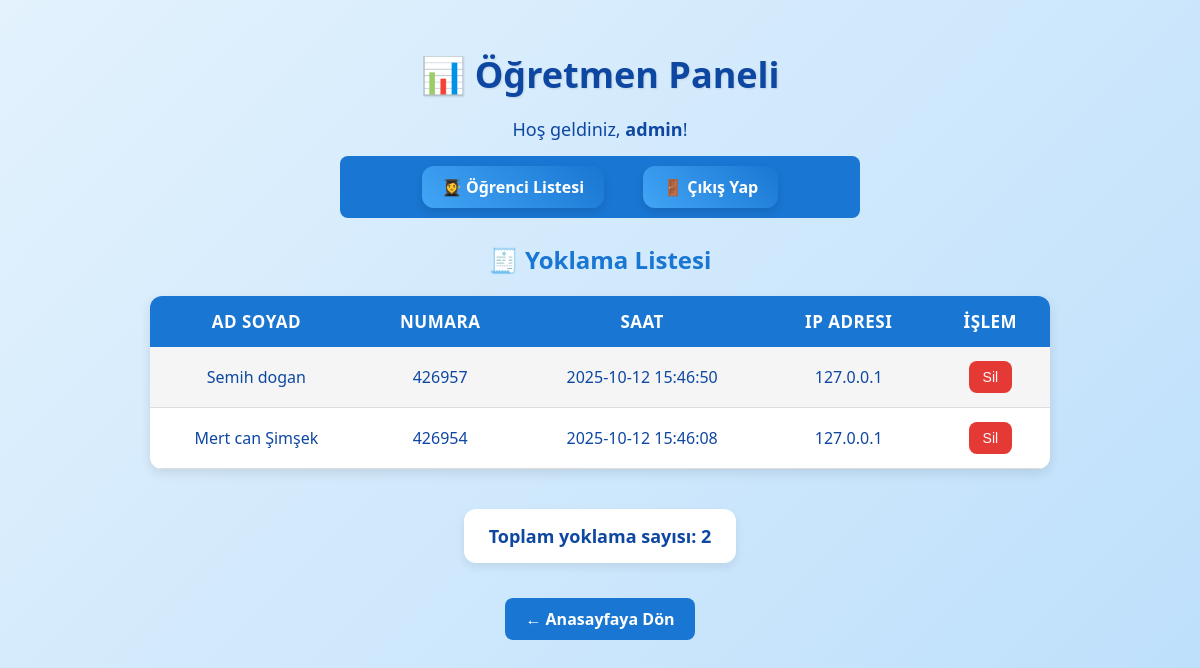
Before: /dashboard (signed in) with the older database file.
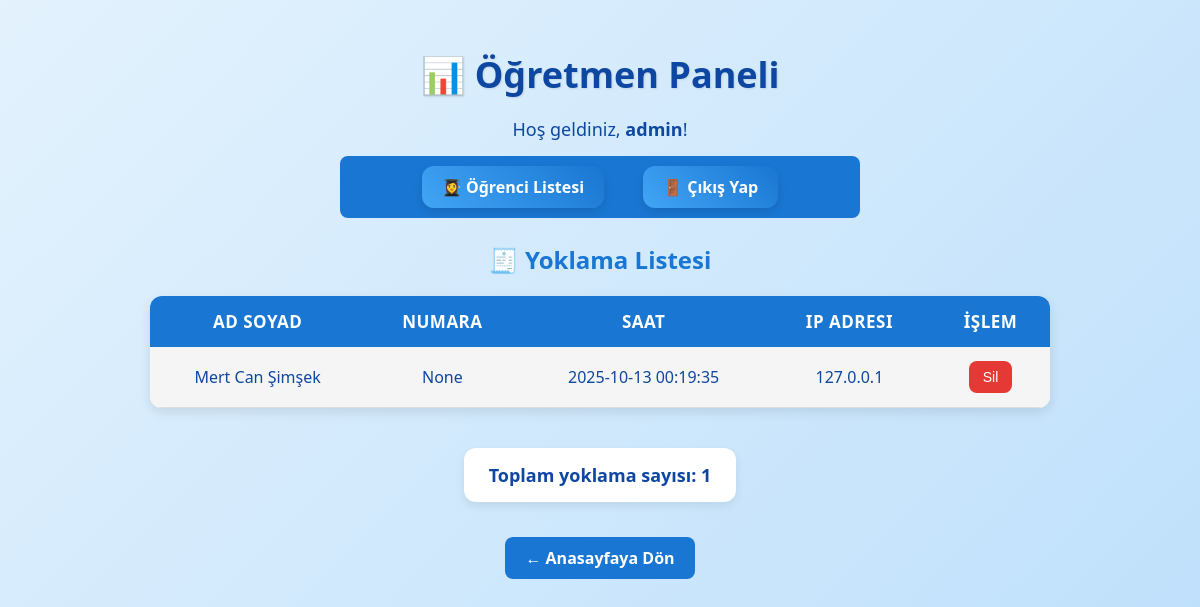
After: the same page with the newer database file.
### tables this page shows
CREATE TABLE attendance (
            id INTEGER PRIMARY KEY AUTOINCREMENT,
            student_id INTEGER,
            student_name TEXT NOT NULL,
            timestamp DATETIME DEFAULT CURRENT_TIMESTAMP, ip_address TEXT,
            FOREIGN KEY(student_id) REFERENCES students(id)
        );

CREATE TABLE students (
            id INTEGER PRIMARY KEY AUTOINCREMENT,
            student_number TEXT UNIQUE NOT NULL,
            name TEXT,
            password_hash TEXT NOT NULL
        );

### app.py (the view)
@app.route('/dashboard')
@teacher_required
def dashboard():
    conn = get_db()
    rows = conn.execute("""
        SELECT a.id, a.student_name, s.student_number, a.timestamp, a.ip_address
        FROM attendance a
        LEFT JOIN students s ON a.student_id = s.id
        ORDER BY a.timestamp DESC
    """).fetchall()
    adjusted_rows = []
    for row in rows:
        utc_time = datetime.strptime(row['timestamp'], "%Y-%m-%d %H:%M:%S")
        local_time = utc_time + timedelta(hours=3)
        row_dict = dict(row)
        row_dict['timestamp'] = local_time.strftime("%Y-%m-%d %H:%M:%S")
        adjusted_rows.append(row_dict)
    total = len(adjusted_rows)
    conn.close()
    return render_template('dashboard.html', attendances=adjusted_rows, total=total)

### app.py (called while the page is built)
def get_db():
    conn = sqlite3.connect(DB_PATH)
    conn.row_factory = sqlite3.Row
    return conn

def teacher_required(f):
    @wraps(f)
    def decorated(*args, **kwargs):
        if 'teacher' not in session:
            return redirect(url_for('teacher_login'))
        return f(*args, **kwargs)
    return decorated

### templates/dashboard.html (shortened to what this page needs)
<!DOCTYPE html>
<html>
<head>
  <link rel="stylesheet" href="{{ url_for('static', filename='dashboard.css') }}">
</head>
<body>
  <h1>📊 Öğretmen Paneli</h1>
  <p class="welcome">Hoş geldiniz, <strong>admin</strong>!</p>
  <nav>
    <a href="{{ url_for('kullanicilar') }}">👩‍🎓 Öğrenci Listesi</a>
    <a href="{{ url_for('logout') }}">🚪 Çıkış Yap</a>
  </nav>
  <h2>🧾 Yoklama Listesi</h2>
  <table>
    <tr>
        <th>Ad Soyad</th>
        <th>Numara</th>
        <th>Saat</th>
        <th>IP Adresi</th>
        <th>İşlem</th>
    </tr>
    {% for y in attendances %}
    <tr>
        <td>{{ y['student_name'] }}</td>
        <td>{{ y['student_number'] }}</td>
        <td>{{ y['timestamp'] }}</td>
        <td>{{ y['ip_address'] or '—' }}</td>
        <td>
            <form method="POST" action="{{ url_for('delete_attendance', id=y['id']) }}">
                <button type="submit" class="delete-btn">Sil</button>
            </form>
        </td>
    </tr>
    {% endfor %}
  </table>
  <p class="total">Toplam yoklama sayısı: {{ total }}</p>
  <br>
  <a href="{{ url_for('index') }}" class="logout-btn" style="background:#1976d2;">← Anasayfaya Dön</a>
</body>
</html>

### static/dashboard.css (style rules this page uses)
body { font-family: "Segoe UI", Tahoma, Geneva, Verdana, sans-serif; background: linear-gradient(135deg, #e3f2fd, #bbdefb); margin: 0; padding: 20px; text-align: center; min-height: 100vh; color: #0d47a1; }
h1 { color: #0d47a1; font-size: 36px; font-weight: 700; margin: 30px 0 15px; text-shadow: 1px 1px 2px rgba(0,0,0,0.1); }
h2 { font-size: 24px; margin: 25px 0 15px; color: #1976d2; }
.welcome { font-size: 18px; margin-bottom: 15px; }
table { width: 80%; max-width: 900px; margin: 20px auto; border-collapse: collapse; background: white; border-radius: 12px; box-shadow: 0 4px 12px rgba(0,0,0,0.1); overflow: hidden; font-size: 16px; }
th { background: #1976d2; color: white; padding: 14px 18px; font-size: 17px; text-transform: uppercase; letter-spacing: 0.5px; }
td { padding: 14px 18px; border-bottom: 1px solid #ddd; }
tr:nth-child(even) { background: #f5f5f5; }
.delete-btn { background: #e53935; color: white; border: none; border-radius: 8px; padding: 8px 14px; font-size: 14px; cursor: pointer; transition: 0.3s; }
.total { margin: 20px auto; background: white; padding: 15px 25px; border-radius: 12px; box-shadow: 0 4px 10px rgba(0,0,0,0.08); font-weight: bold; font-size: 18px; color: #0d47a1; display: inline-block; }
.logout-btn { background: #c62828; color: white; padding: 10px 20px; border-radius: 8px; text-decoration: none; transition: 0.3s; font-weight: bold; margin-top: 15px; display: inline-block; }
nav { padding: 12px 20px; margin: 0 auto 30px auto; max-width: 500px; display: flex; justify-content: center; gap: 15px; }
nav a { color: #ffffff; background: linear-gradient(45deg, #42a5f5, #1976d2); padding: 10px 20px; border-radius: 12px; text-decoration: none; font-weight: 600; font-size: 16px; transition: all 0.3s ease; position: relative; box-shadow: 0 4px 8px rgba(0,0,0,0.1); }

### templates/dashboard.html (style rules this page uses)
nav { background-color: #1976d2; padding: 10px; border-radius: 8px; margin-bottom: 20px; text-align: center; }
nav a { color: white; text-decoration: none; margin: 0 12px; font-weight: bold; }

Changed rows visible on the page:
removed attendance: student_name "Semih dogan", student_number "426957", timestamp "2025-10-12 15:46:50", ip_address "127.0.0.1"
removed attendance: student_name "Mert can Şimşek", student_number "426954", timestamp "2025-10-12 15:46:08", ip_address "127.0.0.1"
added attendance: student_name "Mert Can Şimşek", student_number "None", timestamp "2025-10-13 00:19:35", ip_address "127.0.0.1"
Other visible differences:
{{ total }}: "2" → "1"
